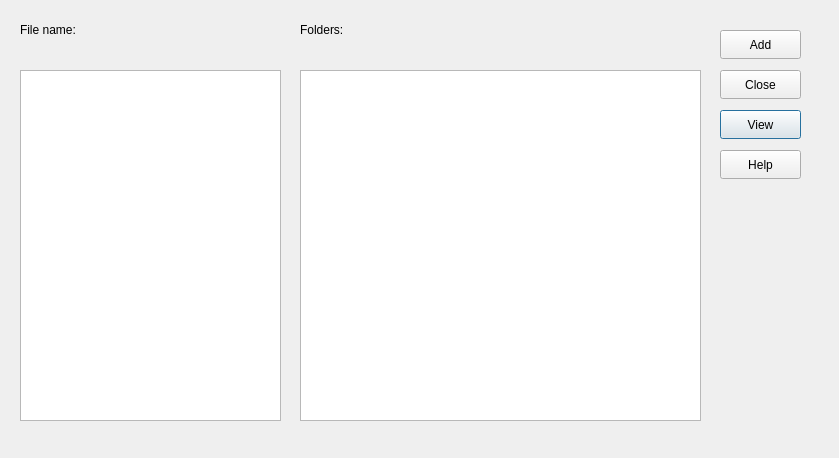
<?xml version="1.0" encoding="UTF-8"?>
<ui version="4.0">
 <class>adddialog</class>
 <widget class="QDialog" name="adddialog">
  <property name="geometry">
   <rect>
    <x>0</x>
    <y>0</y>
    <width>839</width>
    <height>458</height>
   </rect>
  </property>
  <property name="windowTitle">
   <string>Dialog</string>
  </property>
  <widget class="QPushButton" name="viewFileButton">
   <property name="geometry">
    <rect>
     <x>720</x>
     <y>110</y>
     <width>81</width>
     <height>29</height>
    </rect>
   </property>
   <property name="text">
    <string>View</string>
   </property>
  </widget>
  <widget class="QPushButton" name="helpButton">
   <property name="geometry">
    <rect>
     <x>720</x>
     <y>150</y>
     <width>81</width>
     <height>29</height>
    </rect>
   </property>
   <property name="text">
    <string>Help</string>
   </property>
  </widget>
  <widget class="QLabel" name="label">
   <property name="geometry">
    <rect>
     <x>20</x>
     <y>20</y>
     <width>61</width>
     <height>20</height>
    </rect>
   </property>
   <property name="text">
    <string>File name:</string>
   </property>
  </widget>
  <widget class="QTreeView" name="filesTreeView">
   <property name="geometry">
    <rect>
     <x>20</x>
     <y>70</y>
     <width>261</width>
     <height>351</height>
    </rect>
   </property>
  </widget>
  <widget class="QLabel" name="label_2">
   <property name="geometry">
    <rect>
     <x>300</x>
     <y>20</y>
     <width>54</width>
     <height>20</height>
    </rect>
   </property>
   <property name="text">
    <string>Folders:</string>
   </property>
  </widget>
  <widget class="QTreeView" name="foldersTreeView">
   <property name="geometry">
    <rect>
     <x>300</x>
     <y>70</y>
     <width>401</width>
     <height>351</height>
    </rect>
   </property>
  </widget>
  <widget class="QLabel" name="folderNameLabel">
   <property name="geometry">
    <rect>
     <x>300</x>
     <y>40</y>
     <width>401</width>
     <height>31</height>
    </rect>
   </property>
   <property name="text">
    <string/>
   </property>
  </widget>
  <widget class="QPushButton" name="addButton">
   <property name="geometry">
    <rect>
     <x>720</x>
     <y>30</y>
     <width>81</width>
     <height>29</height>
    </rect>
   </property>
   <property name="text">
    <string>Add</string>
   </property>
  </widget>
  <widget class="QPushButton" name="closeButton">
   <property name="geometry">
    <rect>
     <x>720</x>
     <y>70</y>
     <width>81</width>
     <height>29</height>
    </rect>
   </property>
   <property name="text">
    <string>Close</string>
   </property>
  </widget>
 </widget>
 <resources/>
 <connections/>
</ui>
